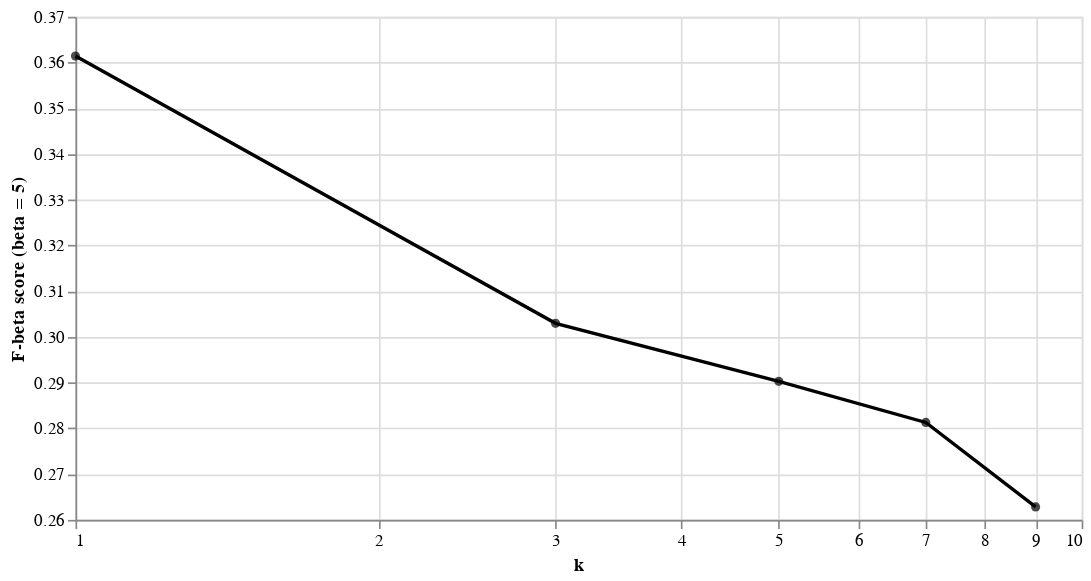

The notebook cell saved with this chart:
### Code cell
knn.draw_search_plot()

### Figure 1 — Vega-Lite specification as saved in the notebook (floating-point values rounded to 4 significant figures)
{"config": {"view": {"continuousWidth": 300, "continuousHeight": 300}}, "layer": [{"mark": {"type": "line", "color": "black"}, "encoding": {"x": {"field": "k", "scale": {"type": "log"}, "title": "k", "type": "quantitative"}, "y": {"field": "mean_test_score", "scale": {"zero": false}, "title": "F-beta score (beta = 5)", "type": "quantitative"}}}, {"mark": {"type": "circle", "color": "black"}, "encoding": {"x": {"field": "k", "scale": {"type": "log"}, "title": "k", "type": "quantitative"}, "y": {"field": "mean_test_score", "scale": {"zero": false}, "title": "F-beta score (beta = 5)", "type": "quantitative"}}}], "data": {"name": "data-a7a99424ec03c3298fd4868a109ba971"}, "width": 600, "$schema": "https://vega.github.io/schema/vega-lite/v5.15.1.json", "datasets": {"data-a7a99424ec03c3298fd4868a109ba971": [{"k": 1, "mean_test_score": 0.3614, "sem_test_score": 0.007098, "sem_test_score_lower": 0.3579, "sem_test_score_upper": 0.365}, {"k": 3, "mean_test_score": 0.303, "sem_test_score": 0.01086, "sem_test_score_lower": 0.2975, "sem_test_score_upper": 0.3084}, {"k": 5, "mean_test_score": 0.2903, "sem_test_score": 0.007882, "sem_test_score_lower": 0.2864, "sem_test_score_upper": 0.2942}, {"k": 7, "mean_test_score": 0.2813, "sem_test_score": 0.008024, "sem_test_score_lower": 0.2773, "sem_test_score_upper": 0.2853}, {"k": 9, "mean_test_score": 0.2628, "sem_test_score": 0.007445, "sem_test_score_lower": 0.2591, "sem_test_score_upper": 0.2666}]}}
